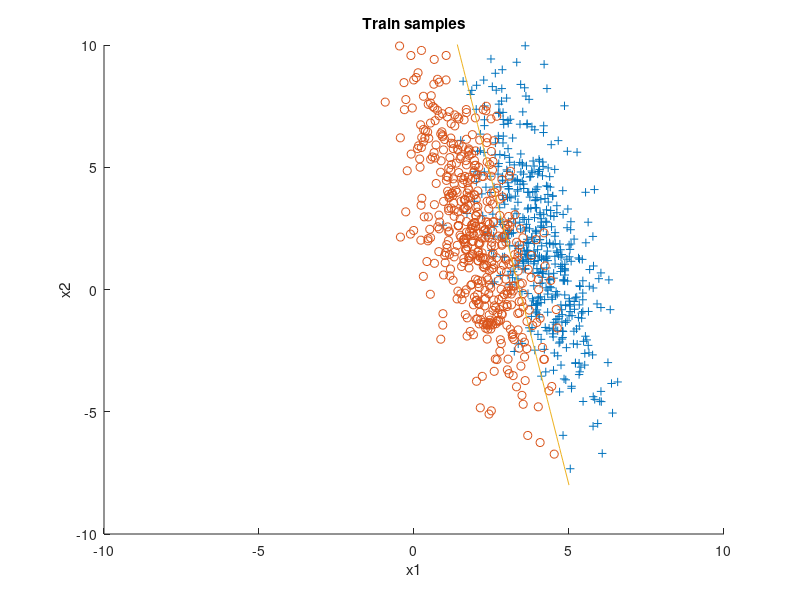

This figure's MATLAB source: (Note: this script raises an error after producing the figure.)
clear all;
close all;
clc;

mu1 = [4;2];
mu2 = [2;2];
cov = [1 -2; -2 10];
pw1 = 0.5;
pw2 = 0.5;

R1 = mvnrnd(mu1,cov,500);
R2 = mvnrnd(mu2,cov,500);
X = [R1;R2];

% Bayesian decision surface
w = inv(cov) * (mu1 - mu2);
x0 = 1/2*(mu1 + mu2)- log(pw1/pw2)./((mu1 - mu2)'*inv(cov)*(mu1 - mu2)) * (mu1 - mu2);
w0 = -w' * x0; % Taking x = [0;0]
 
W = [w;w0];
 
x1 = -5:0.05:5;
x2 = -(W(1) * x1 + W(3))/W(2);
 
% Accuracy of Bayes
bayes_miss = 0;
for i = 1:size(R1,1)
    if(W' * ([R1(i,:)';1] - [x0;1]) < 0)
    bayes_miss = bayes_miss + 1;
    end
end

for i = 1:size(R2,1)
    if(W' * ([R2(i,:)';1] - [x0;1]) > 0)
    bayes_miss = bayes_miss + 1;
    end
end

bayes_accuracy = (((1000 - bayes_miss)/1000)*100);
W_bayes = W;

figure
title('Train samples');
xlim([-10 10]);
ylim([-10 10]);
hold on;
plot(R1(:,1),R1(:,2),'+')
plot(R2(:,1),R2(:,2),'o')
plot(x1,x2);
xlabel('x1')
ylabel('x2')

% Logistic regression with bias
W = [1;1;1];
Y = [ones(500,1);zeros(500,1)];
X = [X ones(size(Y,1),1)];
lrate = 0.0001;
threshold = 0.001;
iter = 0;
MAX_ITERS = 1000;

update = -lrate * calcGradient(X,W,Y);

while(iter < MAX_ITERS && norm(update) > threshold)
    W = W + update;
    iter = iter + 1;
    update = -lrate * calcGradient(X,W,Y);
end

W_lr1 = W;

% Accuracy of logistic regression with bias
lr1_miss = 0;
for i = 1:500
    if(W_lr1' * X(i,:)' < 0)
    lr1_miss = lr1_miss + 1;
    end
end

for i = 501:1000
    if(W_lr1' * X(i,:)' > 0)
    lr1_miss = lr1_miss + 1;
    end
end

lr1_accuracy = (((1000 - lr1_miss)/1000)*100);

x1 = -5:0.05:5;
x2 = -(W_lr1(1) * x1 + W_lr1(3))/W_lr1(2);
plot(x1,x2);

% Logistic regression without bias
W = [1;1];
Y = [ones(500,1);zeros(500,1)];
X = X(:,1:2);
lrate = 0.0001;
threshold = 0.001;
iter = 0;
MAX_ITERS = 1000;

update = -lrate * calcGradient(X,W,Y);

while(iter < MAX_ITERS && norm(update) > threshold)
    W = W + update;
    iter = iter + 1;
    update = -lrate * calcGradient(X,W,Y);
end

W_lr2 = W;

% Accuracy of logistic regression without bias
lr2_miss = 0;
for i = 1:500
    if(W_lr2' * X(i,:)' < 0)
    lr2_miss = lr2_miss + 1;
    end
end

for i = 501:1000
    if(W_lr2' * X(i,:)' > 0)
    lr2_miss = lr2_miss + 1;
    end
end

lr2_accuracy = (((1000 - lr2_miss)/1000)*100);

x1 = -5:0.05:5;
x2 = -(W_lr2(1) * x1)/W_lr2(2);
plot(x1,x2);

legend('omega1','omega2','Bayesian decision boundary','Logistic regression with bias', 'Logistic regression without bias');

disp('Performance on training samples (accuracy percentage)');
disp('Bayes classifier:');
disp(bayes_accuracy);
disp('Logistic regression with bias');
disp(lr1_accuracy);
disp('Logistic regression without bias');
disp(lr2_accuracy);

% Performance on test samples

mu1 = [4;2];
mu2 = [2;2];
cov = [1 -2; -2 10];
pw1 = 0.5;
pw2 = 0.5;

R1 = mvnrnd(mu1,cov,500);
R2 = mvnrnd(mu2,cov,500);
X = [R1;R2];

% Accuracy of Bayes
x0 = 1/2*(mu1 + mu2)- log(pw1/pw2)./((mu1 - mu2)'*inv(cov)*(mu1 - mu2)) * (mu1 - mu2);

x1 = -5:0.05:5;
x2 = -(W_bayes(1) * x1 + W_bayes(3))/W_bayes(2);

bayes_miss = 0;
for i = 1:size(R1,1)
    if(W_bayes' * ([R1(i,:)';1] - [x0;1]) < 0)
    bayes_miss = bayes_miss + 1;
    end
end

for i = 1:size(R2,1)
    if(W_bayes' * ([R2(i,:)';1] - [x0;1]) > 0)
    bayes_miss = bayes_miss + 1;
    end
end

bayes_accuracy_test = (((1000 - bayes_miss)/1000)*100);

figure
title('Test samples')
xlim([-10 10]);
ylim([-10 10]);
hold on;
plot(R1(:,1),R1(:,2),'+')
plot(R2(:,1),R2(:,2),'o')
plot(x1,x2);
xlabel('x1')
ylabel('x2')

% Accuracy of logistic regression with bias
Y = [ones(500,1);zeros(500,1)];
X = [X ones(size(Y,1),1)];

lr1_miss = 0;
for i = 1:500
    if(W_lr1' * X(i,:)' < 0)
    lr1_miss = lr1_miss + 1;
    end
end

for i = 501:1000
    if(W_lr1' * X(i,:)' > 0)
    lr1_miss = lr1_miss + 1;
    end
end

lr1_accuracy_test = (((1000 - lr1_miss)/1000)*100);

x1 = -5:0.05:5;
x2 = -(W_lr1(1) * x1 + W_lr1(3))/W_lr1(2);
plot(x1,x2);

% Accuracy of logistic regression without bias
Y = [ones(500,1);zeros(500,1)];
X = X(:,1:2);

lr2_miss = 0;
for i = 1:500
    if(W_lr2' * X(i,:)' < 0)
    lr2_miss = lr2_miss + 1;
    end
end

for i = 501:1000
    if(W_lr2' * X(i,:)' > 0)
    lr2_miss = lr2_miss + 1;
    end
end

lr2_accuracy_test = (((1000 - lr2_miss)/1000)*100);

x1 = -5:0.05:5;
x2 = -(W_lr2(1) * x1)/W_lr2(2);
plot(x1,x2);

legend('omega1','omega2','Bayesian decision boundary','Logistic regression with bias', 'Logistic regression without bias');

disp('Performance on test samples (accuracy percentage)');
disp('Bayes classifier:');
disp(bayes_accuracy_test);
disp('Logistic regression with bias');
disp(lr1_accuracy_test);
disp('Logistic regression without bias');
disp(lr2_accuracy_test);

figure
c = categorical({'Bayes','LR with bias','LR without bias'});
bar(c,[bayes_accuracy,bayes_accuracy_test;lr1_accuracy,lr1_accuracy_test;lr2_accuracy,lr2_accuracy_test]);
legend('Training samples','Test samples');

function [dJ] = calcGradient(X,W,Y)
    H = zeros(size(Y,1),1);
    for i = 1:size(H,1)
        H(i) = 1/(1 + exp(-W'*X(i,:)'));
    end
    
    dJ = X'*(H - Y);
end